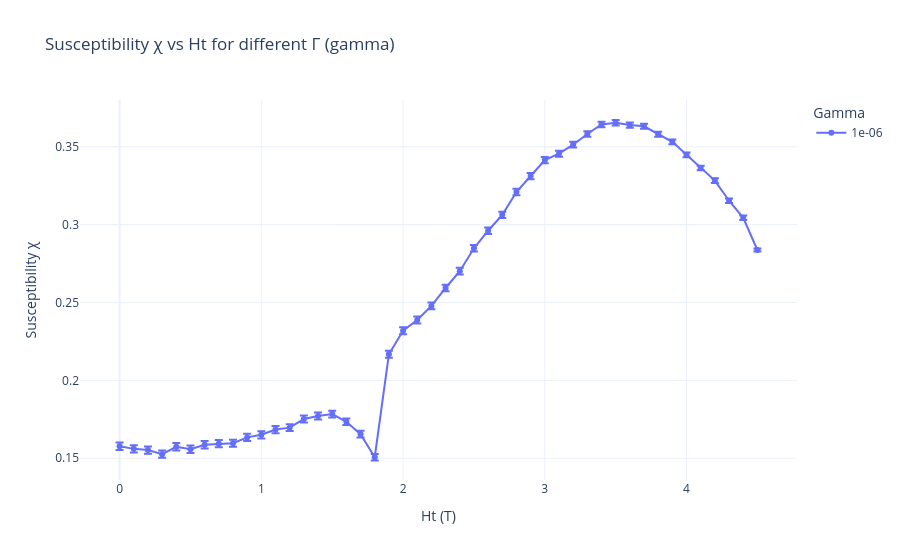

Notebook code for this chart:
### Code cell
#Relaxed Ht = 1.8T
import pandas as pd
import glob
import numpy as np
import plotly.express as px
path = '/Users/jiakai/Desktop/SURF/code/_spirit/'
n_cycles = 240


# Pattern to match all relevant CSV files
file_pattern = path + "Susceptibility_multi_gammas_4_*_per_gamma_20_anisotropy_0.7_relax_step_200_gammas_-5_relax_1.8_gamma_1e-06_relaxed*.csv"

# List all matching files
csv_files = glob.glob(file_pattern)

# Print how many files were found
print(f"Found {len(csv_files)} files.")
repeats = len(csv_files)
for f in csv_files:
    print(f)

# Read and concatenate all files
df_all_relaxed_small = pd.concat([pd.read_csv(f) for f in csv_files], ignore_index=True)

# Average over cycles, std divided by sqrt(n_cycles)
df_avg_relaxed_small = (
    df_all_relaxed_small.groupby(["gamma", "Ht"], as_index=False)
    .agg(
        chi_mean=("chi", "mean"),
        chi_std=("chi", lambda x: x.std(ddof=1) / np.sqrt(4800+2400))
    )
)

# Plot
fig_relaxed_small = px.line(
    df_avg_relaxed_small,
    x="Ht",
    y="chi_mean",
    error_y="chi_std",
    color="gamma",  # Different color per gamma
    markers=True,
    labels={
        "Ht": "Ht (T)",
        "chi_mean": "Susceptibility χ",
        "gamma": "Gamma",
    },
    title="Susceptibility χ vs Ht for different Γ (gamma)",
    template="plotly_white"
)


fig_relaxed_small.show()

### Figure 1 — Plotly figure (JSON) as saved in the notebook; plotly's stock layout.template omitted (floating-point values rounded to 4 significant figures)
{"data": [{"error_y": {"array": [0.00238, 0.002363, 0.002375, 0.002328, 0.002383, 0.002342, 0.00236, 0.002319, 0.002298, 0.002329, 0.002304, 0.002334, 0.002239, 0.002263, 0.002229, 0.002168, 0.002094, 0.002114, 0.002018, 0.00221, 0.002239, 0.002216, 0.002186, 0.002151, 0.002127, 0.002142, 0.002107, 0.002024, 0.002022, 0.002016, 0.001973, 0.00189, 0.001841, 0.0018, 0.001774, 0.001709, 0.001688, 0.001623, 0.001596, 0.00157, 0.001545, 0.001516, 0.001489, 0.001455, 0.001405, 0.001024]}, "hovertemplate": "Gamma=1e-06<br>Ht (T)=%{x}<br>Susceptibility χ=%{y}<extra></extra>", "legendgroup": "1e-06", "line": {"color": "#636efa", "dash": "solid"}, "marker": {"symbol": "circle"}, "mode": "lines+markers", "name": "1e-06", "orientation": "v", "showlegend": true, "x": [-0.0, 0.1, 0.2, 0.3, 0.4, 0.5, 0.6, 0.7, 0.8, 0.9, 1.0, 1.1, 1.2, 1.3, 1.4, 1.5, 1.6, 1.7, 1.8, 1.9, 2.0, 2.1, 2.2, 2.3, 2.4, 2.5, 2.6, 2.7, 2.8, 2.9, 3.0, 3.1, 3.2, 3.3, 3.4, 3.5, 3.6, 3.7, 3.8, 3.9, 4.0, 4.1, 4.2, 4.3, 4.4, 4.5], "xaxis": "x", "y": [0.1577, 0.156, 0.1552, 0.1526, 0.1574, 0.1558, 0.1587, 0.1594, 0.1597, 0.1634, 0.1651, 0.1685, 0.1697, 0.1752, 0.1772, 0.1784, 0.1734, 0.1655, 0.1506, 0.2167, 0.2319, 0.2388, 0.2478, 0.2593, 0.2701, 0.2848, 0.296, 0.3063, 0.3209, 0.3312, 0.3414, 0.3455, 0.3513, 0.3582, 0.3643, 0.3654, 0.3639, 0.3631, 0.3581, 0.3531, 0.3448, 0.3363, 0.3283, 0.3153, 0.3044, 0.2837], "yaxis": "y", "type": "scatter"}], "layout": {"xaxis": {"anchor": "y", "domain": [0.0, 1.0], "title": {"text": "Ht (T)"}}, "yaxis": {"anchor": "x", "domain": [0.0, 1.0], "title": {"text": "Susceptibility χ"}}, "legend": {"title": {"text": "Gamma"}, "tracegroupgap": 0}, "title": {"text": "Susceptibility χ vs Ht for different Γ (gamma)"}}}
